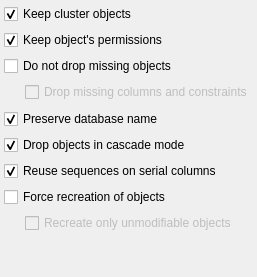
             <widget class="QWidget" name="tab_4">
              <attribute name="title">
               <string>Diff</string>
              </attribute>
              <layout class="QVBoxLayout" name="verticalLayout_2">
               <property name="spacing">
                <number>6</number>
               </property>
               <property name="leftMargin">
                <number>4</number>
               </property>
               <property name="topMargin">
                <number>4</number>
               </property>
               <property name="rightMargin">
                <number>4</number>
               </property>
               <property name="bottomMargin">
                <number>4</number>
               </property>
               <item>
                <widget class="QCheckBox" name="keep_cluster_objs_chk">
                 <property name="toolTip">
                  <string>&lt;p&gt;Database cluster level objects like roles and tablespaces will not be dropped.&lt;/p&gt;</string>
                 </property>
                 <property name="statusTip">
                  <string/>
                 </property>
                 <property name="text">
                  <string>Keep cluster objects</string>
                 </property>
                 <property name="checked">
                  <bool>true</bool>
                 </property>
                </widget>
               </item>
               <item>
                <widget class="QCheckBox" name="keep_obj_perms_chk">
                 <property name="toolTip">
                  <string>&lt;p&gt;Permissions already set on database objects will be kept. The ones configured on the model will be applied to the database.&lt;/p&gt;</string>
                 </property>
                 <property name="statusTip">
                  <string/>
                 </property>
                 <property name="text">
                  <string>Keep object's permissions</string>
                 </property>
                 <property name="checked">
                  <bool>true</bool>
                 </property>
                </widget>
               </item>
               <item>
                <layout class="QGridLayout" name="gridLayout_12">
                 <item row="1" column="0">
                  <spacer name="horizontalSpacer_8">
                   <property name="orientation">
                    <enum>Qt::Horizontal</enum>
                   </property>
                   <property name="sizeType">
                    <enum>QSizePolicy::Fixed</enum>
                   </property>
                   <property name="sizeHint" stdset="0">
                    <size>
                     <width>15</width>
                     <height>21</height>
                    </size>
                   </property>
                  </spacer>
                 </item>
                 <item row="1" column="1">
                  <widget class="QCheckBox" name="drop_missing_cols_constr_chk">
                   <property name="enabled">
                    <bool>false</bool>
                   </property>
                   <property name="sizePolicy">
                    <sizepolicy hsizetype="Expanding" vsizetype="Fixed">
                     <horstretch>0</horstretch>
                     <verstretch>0</verstretch>
                    </sizepolicy>
                   </property>
                   <property name="toolTip">
                    <string>&lt;p&gt;Force the generation of DROP commands for columns and constraints that exist in the destination database but not in the input model or database. This is useful when performing partial diff operations.&lt;/p&gt;</string>
                   </property>
                   <property name="statusTip">
                    <string/>
                   </property>
                   <property name="text">
                    <string>Drop missing columns and constraints</string>
                   </property>
                   <property name="checked">
                    <bool>false</bool>
                   </property>
                  </widget>
                 </item>
                 <item row="0" column="0" colspan="2">
                  <widget class="QCheckBox" name="dont_drop_missing_objs_chk">
                   <property name="toolTip">
                    <string>&lt;p&gt;Avoid the generation of DROP commands for objects that exists in database but not in the model. This is useful when performing partial diff operations.&lt;/p&gt;</string>
                   </property>
                   <property name="statusTip">
                    <string/>
                   </property>
                   <property name="text">
                    <string>Do not drop missing objects</string>
                   </property>
                   <property name="checked">
                    <bool>false</bool>
                   </property>
                  </widget>
                 </item>
                </layout>
               </item>
               <item>
                <widget class="QCheckBox" name="preserve_db_name_chk">
                 <property name="toolTip">
                  <string>&lt;p&gt;No command to rename the destination database will be generated even the model's name differ from database name.&lt;/p&gt;</string>
                 </property>
                 <property name="statusTip">
                  <string/>
                 </property>
                 <property name="text">
                  <string>Preserve database name</string>
                 </property>
                 <property name="checked">
                  <bool>true</bool>
                 </property>
                </widget>
               </item>
               <item>
                <widget class="QCheckBox" name="cascade_mode_chk">
                 <property name="enabled">
                  <bool>true</bool>
                 </property>
                 <property name="toolTip">
                  <string>&lt;html&gt;&lt;head/&gt;&lt;body&gt;&lt;p&gt;The objects that depends on an object to be dropped will be dropped too. &lt;span style=&quot; font-weight:600;&quot;&gt;NOTE:&lt;/span&gt; this option can affect more objects than listed in the output or diff preview.&lt;/p&gt;&lt;/body&gt;&lt;/html&gt;</string>
                 </property>
                 <property name="statusTip">
                  <string/>
                 </property>
                 <property name="text">
                  <string>Drop objects in cascade mode</string>
                 </property>
                 <property name="checked">
                  <bool>true</bool>
                 </property>
                </widget>
               </item>
               <item>
                <widget class="QCheckBox" name="reuse_sequences_chk">
                 <property name="sizePolicy">
                  <sizepolicy hsizetype="Expanding" vsizetype="Fixed">
                   <horstretch>0</horstretch>
                   <verstretch>0</verstretch>
                  </sizepolicy>
                 </property>
                 <property name="toolTip">
                  <string>&lt;p&gt;Serial columns are converted to integer and having the default value changed  to &lt;strong&gt;nextval(sequence)&lt;/strong&gt; function call. By default, a new sequence is created for each serial column but checking this option sequences matching the name on column's default value will be reused and will not be dropped.&lt;/p&gt;</string>
                 </property>
                 <property name="statusTip">
                  <string/>
                 </property>
                 <property name="text">
                  <string>Reuse sequences on serial columns</string>
                 </property>
                 <property name="checked">
                  <bool>true</bool>
                 </property>
                </widget>
               </item>
               <item>
                <layout class="QGridLayout" name="gridLayout_8">
                 <item row="0" column="0" colspan="2">
                  <widget class="QCheckBox" name="force_recreation_chk">
                   <property name="enabled">
                    <bool>true</bool>
                   </property>
                   <property name="toolTip">
                    <string>&lt;p&gt;Instead of use an ALTER command to modify certain kind of objects a DROP and CREATE will be used in order to do a full modification. This option does not affects the database object.&lt;/p&gt;</string>
                   </property>
                   <property name="statusTip">
                    <string/>
                   </property>
                   <property name="text">
                    <string>Force recreation of objects</string>
                   </property>
                   <property name="checkable">
                    <bool>true</bool>
                   </property>
                   <property name="checked">
                    <bool>false</bool>
                   </property>
                  </widget>
                 </item>
                 <item row="1" column="0">
                  <spacer name="horizontalSpacer_5">
                   <property name="orientation">
                    <enum>Qt::Horizontal</enum>
                   </property>
                   <property name="sizeType">
                    <enum>QSizePolicy::Fixed</enum>
                   </property>
                   <property name="sizeHint" stdset="0">
                    <size>
                     <width>15</width>
                     <height>20</height>
                    </size>
                   </property>
                  </spacer>
                 </item>
                 <item row="1" column="1">
                  <widget class="QCheckBox" name="recreate_unmod_chk">
                   <property name="enabled">
                    <bool>false</bool>
                   </property>
                   <property name="sizePolicy">
                    <sizepolicy hsizetype="Expanding" vsizetype="Fixed">
                     <horstretch>0</horstretch>
                     <verstretch>0</verstretch>
                    </sizepolicy>
                   </property>
                   <property name="toolTip">
                    <string>Recreates only objects that can't be changed through ALTER commands according to pgModeler implementation not the PostgreSQL one. &lt;br/&gt;Currently, these objects are:&lt;br/&gt;&lt;br/&gt;aggregate, cast, constraint, collation, conversion, language, operator, operator class, operator family, rule, trigger and view.</string>
                   </property>
                   <property name="statusTip">
                    <string/>
                   </property>
                   <property name="text">
                    <string>Recreate only unmodifiable objects</string>
                   </property>
                   <property name="checked">
                    <bool>false</bool>
                   </property>
                  </widget>
                 </item>
                </layout>
               </item>
               <item>
                <spacer name="verticalSpacer">
                 <property name="orientation">
                  <enum>Qt::Vertical</enum>
                 </property>
                 <property name="sizeHint" stdset="0">
                  <size>
                   <width>20</width>
                   <height>40</height>
                  </size>
                 </property>
                </spacer>
               </item>
              </layout>
             </widget>
